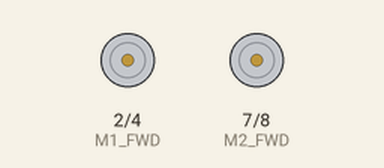
Simulated run of this sketch. Board: Arduino Uno, built with avr-gcc and run on an emulated ATmega328P. Shown: motor-driver pin pairs drawn as motors (green arrow = first pin HIGH = forward, orange = second pin HIGH = backward, longer = more drive, scaled by the enable pin).

Above: at 1.0 s.
At 2.5 s:
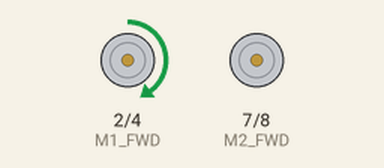
At 4.5 s:
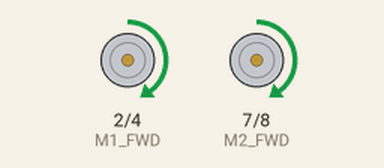
Timing chart, 0 to 5.2 s (numbered marks = the images above):
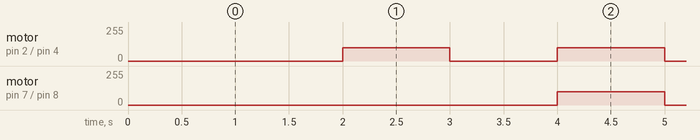

The sketch:

h_bridge.ino
```cpp
// Motor1 Pins
const byte M1_FWD = 2;
const byte M1_REV = 4;
const byte M1_ENA = 3; // PWM

// Motor2 Pins
const byte M2_FWD = 7;
const byte M2_REV = 8;
const byte M2_ENA = 9; // PWM

// Enumerable Motors
const byte M1 = 1;
const byte M2 = 2;
const byte FWD = 0;
const byte BWD = 1;

// Motor1 global variables
int m1_ena = 0;
int m1_dir = FWD;
int m1_spd = 0;

// Motor2 global variables
int m2_ena = 0;
int m2_dir = FWD;
int m2_spd = 0;

void setup() {
  pinMode(M1_FWD, OUTPUT);
  pinMode(M1_REV, OUTPUT);
  pinMode(M1_ENA, OUTPUT);
  pinMode(M2_FWD, OUTPUT);
  pinMode(M2_REV, OUTPUT);
  pinMode(M2_ENA, OUTPUT);
  disableMotors();
}

void loop() {
 testMotor();
}

void testMotor() {
  m1_spd = 100;
  m2_spd = 100;
  enableM(M1);
  enableM(M2);
  delay(1000);
  disableM(M1);
  disableM(M2);
  delay(1000);
  reverseM(M1);
  reverseM(M2);
  enableM(M1);
  delay(1000);
  disableM(M1);
  disableM(M2);
  delay(1000);
  reverseM(M1);
  reverseM(M2);
}

void enableM(byte motor) {
  if (motor == M1) {
    analogWrite(M1_ENA, m1_spd);
  } else if (motor == M2) {
    analogWrite(M2_ENA, m2_spd);
  }
}

void disableM(byte motor) {
  if (motor == M1) {
    digitalWrite(M1_ENA, 0);
  } else if (motor == M2) {
    digitalWrite(M2_ENA, 0);
  }
}

void disableMotors() {
  disableM(M1);
  disableM(M2);
}

void reverseM(byte motor) {
  if (motor == M1) {
    reverseM1();
  } else if (motor == M2) {
    reverseM2();
  }
}

void reverseM1() {
  if (m1_dir == FWD) {
    digitalWrite(M1_FWD, HIGH);
    digitalWrite(M1_REV, LOW);
    m1_dir = BWD;
  } else if (m1_dir == BWD) {
    digitalWrite(M1_FWD, LOW);
    digitalWrite(M1_REV, HIGH);
    m1_dir = FWD;
  }
}

void reverseM2() {
  if (m2_dir == FWD) {
    digitalWrite(M2_FWD, HIGH);
    digitalWrite(M2_REV, LOW);
    m1_dir = FWD;
  } else if (m1_dir == BWD) {
    digitalWrite(M2_FWD, LOW);
    digitalWrite(M2_REV, HIGH);
    m2_dir = BWD;
  }
}
```

Measured:
- by itself, motor on pin 2 (M1_FWD) / pin 4 (M1_REV): alternates forward 100/255 for 1.0 s and stopped for 1.0 s
- by itself, motor on pin 7 (M2_FWD) / pin 8 (M2_REV): alternates forward 100/255 for 1.0 s and stopped for 3.0 s
